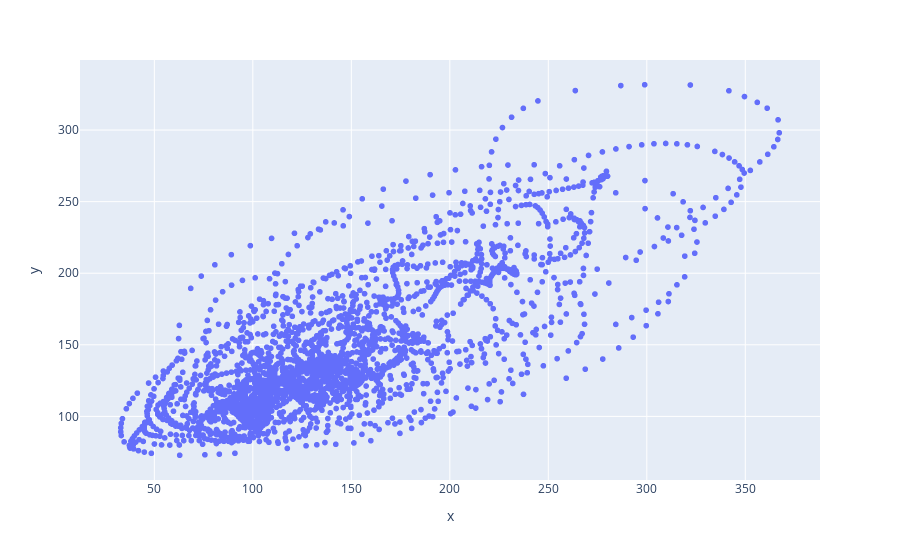

The notebook cell this image was saved under:
### Code cell
# Look at the fit on the training data
predictions = predictor.predict(X_train)
print(f"Predicted: {predictions}, Actual: {predictor.scaler_y.inverse_transform(y_train)}")

import plotly.express as px
p=[]
for i in predictions:
    p.append(i[-1])

act=[]
for i in predictor.scaler_y.inverse_transform(y_train):
    act.append(i[-1])
# Plot the predictions
fig = px.scatter(x=act, y=p)
fig.show()

### Figure 1 — Plotly figure (JSON) as saved in the notebook; plotly's stock layout.template omitted (floating-point values rounded to 4 significant figures; data arrays with more than 128 entries replaced by an {"elided": "..."} marker saying what was removed)
{"data": [{"hovertemplate": "x=%{x}<br>y=%{y}<extra></extra>", "legendgroup": "", "marker": {"color": "#636efa", "symbol": "circle"}, "mode": "markers", "name": "", "showlegend": false, "type": "scattergl", "x": {"elided": "2595 float values"}, "xaxis": "x", "y": {"elided": "2595 float values"}, "yaxis": "y"}], "layout": {"legend": {"tracegroupgap": 0}, "margin": {"t": 60}, "xaxis": {"anchor": "y", "domain": [0, 1], "title": {"text": "x"}}, "yaxis": {"anchor": "x", "domain": [0, 1], "title": {"text": "y"}}}}
